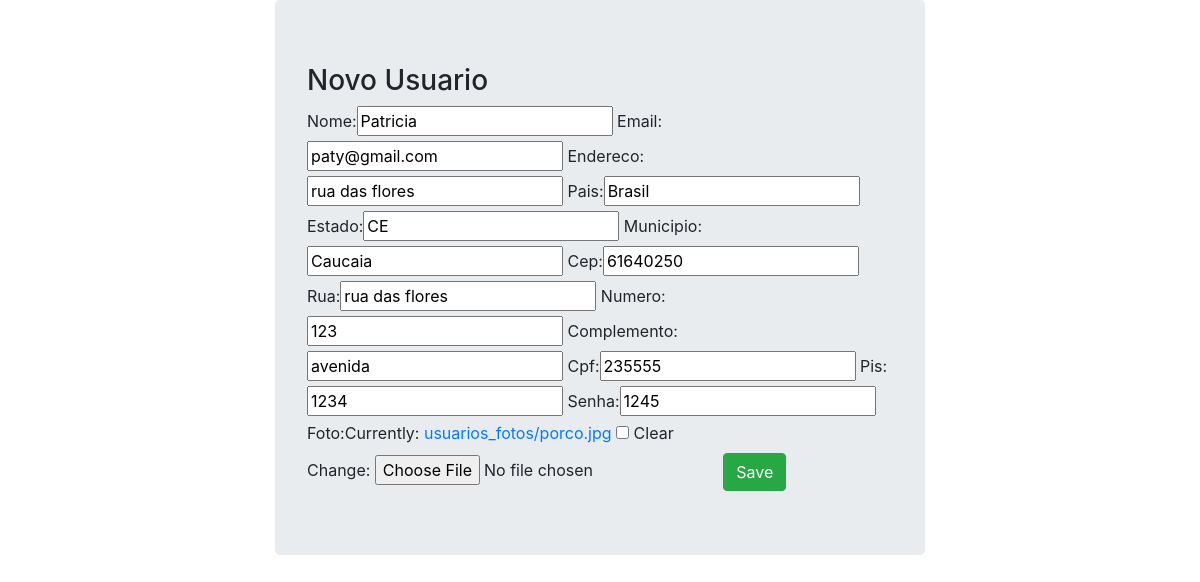
The page /person/update/3/ (signed in) on the database its author committed.
### usuarios/models.py (models this page shows, shortened)
class Person(models.Model):
    nome = models.CharField(max_length=100)
    email = models.CharField(max_length=100)
    endereco = models.CharField(max_length=150)
    pais = models.CharField(max_length=20)
    estado = models.CharField(max_length=20)
    municipio = models.CharField(max_length=20)
    cep = models.IntegerField()
    rua = models.CharField(max_length=20)
    numero = models.IntegerField()
    complemento = models.CharField(max_length=50)
    cpf = models.IntegerField()
    pis = models.IntegerField()
    senha = models.IntegerField()
    foto = models.ImageField(upload_to='usuarios_fotos', null=True, blank=True) #opcional

### usuarios/views.py (the view)
# urls.py: path('update/<int:id>/', persons_update, name='persons_update'),
@login_required
def persons_update(request, id):
    person =  get_object_or_404(Person, pk=id)
    form =  PersonForm(request.POST or None, request.FILES or None, instance=person)
    if form.is_valid():
        form.save()
        return redirect('person_list')
    return render(request, 'person_forms.html', {'form': form})

### usuarios/forms.py
class PersonForm(ModelForm):
    class Meta:
        model = Person
        fields = ['nome','email','endereco','pais','estado','municipio','cep','rua',
        'numero','complemento','cpf','pis','senha','foto']

### templates/person_forms.html (shortened to what this page needs)
{% extends 'base.html' %}
{% load bootstrap %}
{% block main %}
    <h3>Novo Usuario</h3>
    <form method="POST" enctype="multipart/form-data">
        {{ form|bootstrap }}
        <button type="submit"class="btn btn-success">Save</button>
    </form>
{% endblock %}

### estaticos/stick-footer.css (style rules this page uses)
html { position: relative; min-height: 100%; }
body { margin-bottom: 60px; }

### rows shown on the page
Person: nome "Patricia", email "paty@gmail.com", endereco "rua das flores", pais "Brasil", estado "CE", municipio "Caucaia", cep "61640250", rua "rua das flores", numero "123", complemento "avenida", cpf "235555", pis "1234", senha "1245"
